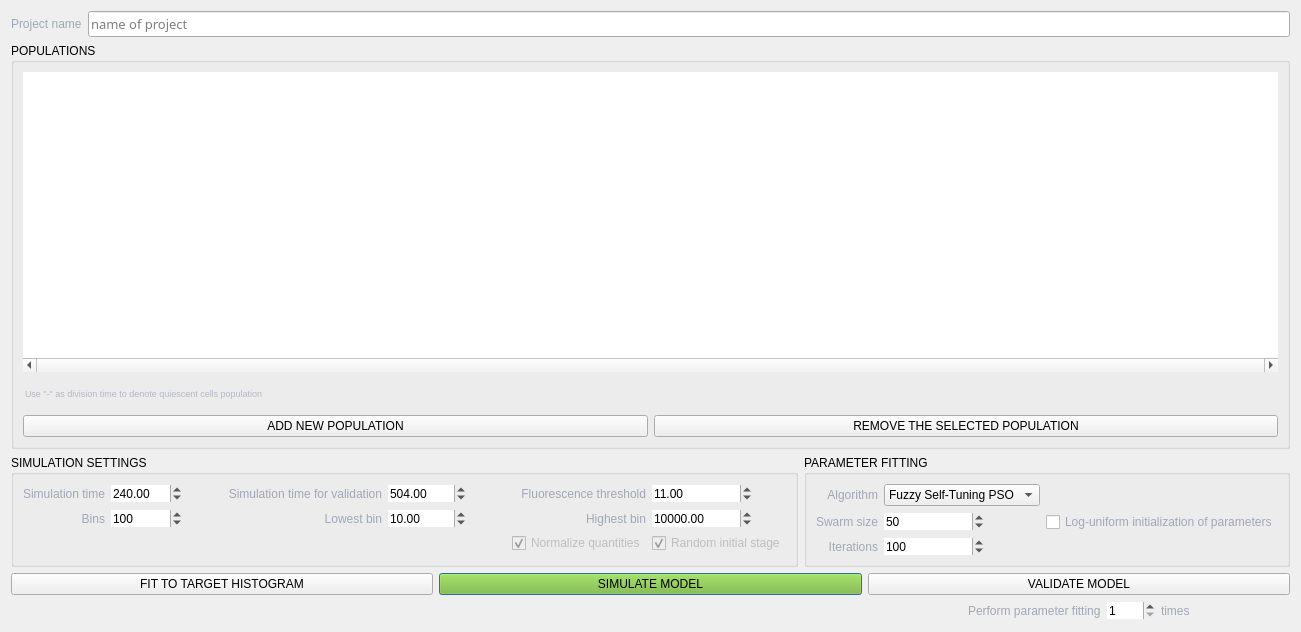
      <widget class="QWidget" name="settings" native="true">
       <property name="sizePolicy">
        <sizepolicy hsizetype="Preferred" vsizetype="Preferred">
         <horstretch>0</horstretch>
         <verstretch>2</verstretch>
        </sizepolicy>
       </property>
       <property name="styleSheet">
        <string notr="true"/>
       </property>
       <layout class="QVBoxLayout" name="verticalLayout_2">
        <item>
         <layout class="QHBoxLayout" name="horizontalLayout_8">
          <item>
           <widget class="QLabel" name="label_6">
            <property name="styleSheet">
             <string notr="true">color: #A0A7B7;</string>
            </property>
            <property name="text">
             <string>Project name</string>
            </property>
           </widget>
          </item>
          <item>
           <widget class="QLineEdit" name="projectname">
            <property name="font">
             <font>
              <family>Impact</family>
              <pointsize>10</pointsize>
             </font>
            </property>
            <property name="styleSheet">
             <string notr="true"/>
            </property>
            <property name="text">
             <string/>
            </property>
            <property name="placeholderText">
             <string>name of project</string>
            </property>
           </widget>
          </item>
         </layout>
        </item>
        <item>
         <widget class="QGroupBox" name="populations">
          <property name="sizePolicy">
           <sizepolicy hsizetype="Expanding" vsizetype="Expanding">
            <horstretch>0</horstretch>
            <verstretch>0</verstretch>
           </sizepolicy>
          </property>
          <property name="styleSheet">
           <string notr="true"/>
          </property>
          <property name="title">
           <string>POPULATIONS</string>
          </property>
          <property name="alignment">
           <set>Qt::AlignLeading|Qt::AlignLeft|Qt::AlignTop</set>
          </property>
          <property name="flat">
           <bool>true</bool>
          </property>
          <layout class="QVBoxLayout" name="verticalLayout">
           <item>
            <layout class="QVBoxLayout" name="population_layout">
             <item>
              <widget class="QTableView" name="populations_table">
               <property name="sizePolicy">
                <sizepolicy hsizetype="Preferred" vsizetype="Minimum">
                 <horstretch>0</horstretch>
                 <verstretch>0</verstretch>
                </sizepolicy>
               </property>
               <property name="minimumSize">
                <size>
                 <width>0</width>
                 <height>300</height>
                </size>
               </property>
               <property name="toolTip">
                <string>Double click a field to edit the value</string>
               </property>
               <property name="styleSheet">
                <string notr="true"/>
               </property>
               <property name="frameShape">
                <enum>QFrame::NoFrame</enum>
               </property>
               <property name="frameShadow">
                <enum>QFrame::Plain</enum>
               </property>
               <property name="verticalScrollBarPolicy">
                <enum>Qt::ScrollBarAsNeeded</enum>
               </property>
               <property name="horizontalScrollBarPolicy">
                <enum>Qt::ScrollBarAlwaysOn</enum>
               </property>
               <property name="editTriggers">
                <set>QAbstractItemView::AllEditTriggers</set>
               </property>
               <property name="alternatingRowColors">
                <bool>false</bool>
               </property>
               <property name="selectionMode">
                <enum>QAbstractItemView::SingleSelection</enum>
               </property>
               <property name="selectionBehavior">
                <enum>QAbstractItemView::SelectRows</enum>
               </property>
               <property name="gridStyle">
                <enum>Qt::NoPen</enum>
               </property>
               <attribute name="horizontalHeaderCascadingSectionResizes">
                <bool>true</bool>
               </attribute>
              </widget>
             </item>
             <item>
              <widget class="QLabel" name="label_12">
               <property name="enabled">
                <bool>true</bool>
               </property>
               <property name="font">
                <font>
                 <pointsize>7</pointsize>
                </font>
               </property>
               <property name="styleSheet">
                <string notr="true">color: #B0B7C7; margin: 10px 0px;</string>
               </property>
               <property name="text">
                <string>Use &quot;-&quot; as division time to denote quiescent cells population</string>
               </property>
              </widget>
             </item>
             <item>
              <layout class="QHBoxLayout" name="populationsbuttonslayout">
               <item>
                <widget class="QPushButton" name="addnewpopulation">
                 <property name="sizePolicy">
                  <sizepolicy hsizetype="Minimum" vsizetype="Fixed">
                   <horstretch>0</horstretch>
                   <verstretch>0</verstretch>
                  </sizepolicy>
                 </property>
                 <property name="text">
                  <string>ADD NEW POPULATION</string>
                 </property>
                 <property name="iconSize">
                  <size>
                   <width>16</width>
                   <height>16</height>
                  </size>
                 </property>
                 <property name="flat">
                  <bool>false</bool>
                 </property>
                </widget>
               </item>
               <item>
                <widget class="QPushButton" name="remove_selected_population">
                 <property name="text">
                  <string>REMOVE THE SELECTED POPULATION</string>
                 </property>
                 <property name="flat">
                  <bool>false</bool>
                 </property>
                </widget>
               </item>
              </layout>
             </item>
            </layout>
           </item>
          </layout>
         </widget>
        </item>
        <item>
         <layout class="QHBoxLayout" name="horizontalLayout_3">
          <item>
           <widget class="QGroupBox" name="simulationsettings">
            <property name="enabled">
             <bool>true</bool>
            </property>
            <property name="sizePolicy">
             <sizepolicy hsizetype="Preferred" vsizetype="Minimum">
              <horstretch>0</horstretch>
              <verstretch>0</verstretch>
             </sizepolicy>
            </property>
            <property name="title">
             <string>SIMULATION SETTINGS</string>
            </property>
            <property name="flat">
             <bool>true</bool>
            </property>
            <layout class="QGridLayout" name="gridLayout_5">
             <item row="2" column="0">
              <layout class="QHBoxLayout" name="horizontalLayout_7"/>
             </item>
             <item row="1" column="0">
              <layout class="QHBoxLayout" name="horizontalLayout_9">
               <item>
                <widget class="QLabel" name="label_8">
                 <property name="sizePolicy">
                  <sizepolicy hsizetype="Preferred" vsizetype="Preferred">
                   <horstretch>0</horstretch>
                   <verstretch>0</verstretch>
                  </sizepolicy>
                 </property>
                 <property name="maximumSize">
                  <size>
                   <width>500</width>
                   <height>16777215</height>
                  </size>
                 </property>
                 <property name="styleSheet">
                  <string notr="true">color: #A0A7B7;</string>
                 </property>
                 <property name="text">
                  <string>Bins</string>
                 </property>
                 <property name="alignment">
                  <set>Qt::AlignRight|Qt::AlignTrailing|Qt::AlignVCenter</set>
                 </property>
                </widget>
               </item>
              </layout>
             </item>
             <item row="0" column="0">
              <layout class="QHBoxLayout" name="horizontalLayout_6">
               <item>
                <widget class="QLabel" name="label_2">
                 <property name="sizePolicy">
                  <sizepolicy hsizetype="Preferred" vsizetype="Preferred">
                   <horstretch>0</horstretch>
                   <verstretch>0</verstretch>
                  </sizepolicy>
                 </property>
                 <property name="maximumSize">
                  <size>
                   <width>500</width>
                   <height>16777215</height>
                  </size>
                 </property>
                 <property name="styleSheet">
                  <string notr="true">color: #A0A7B7;</string>
                 </property>
                 <property name="text">
                  <string>Simulation time</string>
                 </property>
                 <property name="alignment">
                  <set>Qt::AlignRight|Qt::AlignTrailing|Qt::AlignVCenter</set>
                 </property>
                </widget>
               </item>
              </layout>
             </item>
             <item row="0" column="3">
              <widget class="QLabel" name="label_11">
               <property name="styleSheet">
                <string notr="true">color: #A0A7B7;</string>
               </property>
               <property name="text">
                <string>Simulation time for validation</string>
               </property>
               <property name="alignment">
                <set>Qt::AlignRight|Qt::AlignTrailing|Qt::AlignVCenter</set>
               </property>
              </widget>
             </item>
             <item row="1" column="1">
              <widget class="QSpinBox" name="bins">
               <property name="sizePolicy">
                <sizepolicy hsizetype="Fixed" vsizetype="Fixed">
                 <horstretch>0</horstretch>
                 <verstretch>0</verstretch>
                </sizepolicy>
               </property>
               <property name="maximumSize">
                <size>
                 <width>100</width>
                 <height>16777215</height>
                </size>
               </property>
               <property name="frame">
                <bool>false</bool>
               </property>
               <property name="minimum">
                <number>10</number>
               </property>
               <property name="maximum">
                <number>10000</number>
               </property>
               <property name="value">
                <number>100</number>
               </property>
              </widget>
             </item>
             <item row="0" column="1">
              <widget class="QDoubleSpinBox" name="simulationtime">
               <property name="sizePolicy">
                <sizepolicy hsizetype="Fixed" vsizetype="Fixed">
                 <horstretch>0</horstretch>
                 <verstretch>0</verstretch>
                </sizepolicy>
               </property>
               <property name="maximumSize">
                <size>
                 <width>100</width>
                 <height>16777215</height>
                </size>
               </property>
               <property name="locale">
                <locale language="English" country="UnitedKingdom"/>
               </property>
               <property name="frame">
                <bool>false</bool>
               </property>
               <property name="maximum">
                <double>10000.000000000000000</double>
               </property>
               <property name="value">
                <double>240.000000000000000</double>
               </property>
              </widget>
             </item>
             <item row="0" column="4">
              <widget class="QDoubleSpinBox" name="validationtime">
               <property name="sizePolicy">
                <sizepolicy hsizetype="Fixed" vsizetype="Fixed">
                 <horstretch>0</horstretch>
                 <verstretch>0</verstretch>
                </sizepolicy>
               </property>
               <property name="maximumSize">
                <size>
                 <width>100</width>
                 <height>16777215</height>
                </size>
               </property>
               <property name="locale">
                <locale language="English" country="UnitedKingdom"/>
               </property>
               <property name="frame">
                <bool>false</bool>
               </property>
               <property name="maximum">
                <double>100000.000000000000000</double>
               </property>
               <property name="singleStep">
                <double>1.000000000000000</double>
               </property>
               <property name="value">
                <double>504.000000000000000</double>
               </property>
              </widget>
             </item>
             <item row="0" column="6">
              <widget class="QLabel" name="label_3">
               <property name="sizePolicy">
                <sizepolicy hsizetype="Preferred" vsizetype="Preferred">
                 <horstretch>0</horstretch>
                 <verstretch>0</verstretch>
                </sizepolicy>
               </property>
               <property name="maximumSize">
                <size>
                 <width>500</width>
                 <height>16777215</height>
                </size>
               </property>
               <property name="styleSheet">
                <string notr="true">color: #A0A7B7;</string>
               </property>
               <property name="text">
                <string>Fluorescence threshold</string>
               </property>
               <property name="alignment">
                <set>Qt::AlignRight|Qt::AlignTrailing|Qt::AlignVCenter</set>
               </property>
              </widget>
             </item>
             <item row="2" column="6">
              <widget class="QCheckBox" name="normtotarget">
               <property name="enabled">
                <bool>false</bool>
               </property>
               <property name="maximumSize">
                <size>
                 <width>200</width>
                 <height>16777215</height>
                </size>
               </property>
               <property name="text">
                <string>Normalize quantities</string>
               </property>
               <property name="checked">
                <bool>true</bool>
               </property>
              </widget>
             </item>
             <item row="2" column="7">
              <widget class="QCheckBox" name="asyncr">
               <property name="enabled">
                <bool>false</bool>
               </property>
               <property name="sizePolicy">
                <sizepolicy hsizetype="Fixed" vsizetype="Fixed">
                 <horstretch>0</horstretch>
                 <verstretch>0</verstretch>
                </sizepolicy>
               </property>
               <property name="maximumSize">
                <size>
                 <width>200</width>
                 <height>16777215</height>
                </size>
               </property>
               <property name="text">
                <string>Random initial stage</string>
               </property>
               <property name="checkable">
                <bool>true</bool>
               </property>
               <property name="checked">
                <bool>true</bool>
               </property>
              </widget>
             </item>
             <item row="0" column="7">
              <widget class="QDoubleSpinBox" name="fluorescencethreshold">
               <property name="sizePolicy">
                <sizepolicy hsizetype="Fixed" vsizetype="Fixed">
                 <horstretch>0</horstretch>
                 <verstretch>0</verstretch>
                </sizepolicy>
               </property>
               <property name="maximumSize">
                <size>
                 <width>100</width>
                 <height>16777215</height>
                </size>
               </property>
               <property name="locale">
                <locale language="English" country="UnitedKingdom"/>
               </property>
               <property name="frame">
                <bool>false</bool>
               </property>
               <property name="maximum">
                <double>100000.000000000000000</double>
               </property>
               <property name="singleStep">
                <double>1.000000000000000</double>
               </property>
               <property name="value">
                <double>11.000000000000000</double>
               </property>
              </widget>
             </item>
             <item row="1" column="4">
              <widget class="QDoubleSpinBox" name="lowerbin">
               <property name="sizePolicy">
                <sizepolicy hsizetype="Fixed" vsizetype="Fixed">
                 <horstretch>0</horstretch>
                 <verstretch>0</verstretch>
                </sizepolicy>
               </property>
               <property name="maximumSize">
                <size>
                 <width>100</width>
                 <height>16777215</height>
                </size>
               </property>
               <property name="locale">
                <locale language="English" country="UnitedKingdom"/>
               </property>
               <property name="frame">
                <bool>false</bool>
               </property>
               <property name="maximum">
                <double>1000.000000000000000</double>
               </property>
               <property name="value">
                <double>10.000000000000000</double>
               </property>
              </widget>
             </item>
             <item row="1" column="3">
              <widget class="QLabel" name="label_9">
               <property name="styleSheet">
                <string notr="true">color: #A0A7B7;</string>
               </property>
               <property name="text">
                <string>Lowest bin</string>
               </property>
               <property name="alignment">
                <set>Qt::AlignRight|Qt::AlignTrailing|Qt::AlignVCenter</set>
               </property>
              </widget>
             </item>
             <item row="1" column="6">
              <widget class="QLabel" name="label_10">
               <property name="styleSheet">
                <string notr="true">color: #A0A7B7;</string>
               </property>
               <property name="text">
                <string>Highest bin</string>
               </property>
               <property name="alignment">
                <set>Qt::AlignRight|Qt::AlignTrailing|Qt::AlignVCenter</set>
               </property>
              </widget>
             </item>
             <item row="0" column="2">
              <spacer name="horizontalSpacer_12">
               <property name="orientation">
                <enum>Qt::Horizontal</enum>
               </property>
               <property name="sizeHint" stdset="0">
                <size>
                 <width>40</width>
                 <height>20</height>
                </size>
               </property>
              </spacer>
             </item>
             <item row="1" column="7">
              <widget class="QDoubleSpinBox" name="higherbin">
               <property name="sizePolicy">
                <sizepolicy hsizetype="Fixed" vsizetype="Fixed">
                 <horstretch>0</horstretch>
                 <verstretch>0</verstretch>
                </sizepolicy>
               </property>
               <property name="maximumSize">
                <size>
                 <width>100</width>
                 <height>16777215</height>
                </size>
               </property>
               <property name="locale">
                <locale language="English" country="UnitedKingdom"/>
               </property>
               <property name="frame">
                <bool>false</bool>
               </property>
               <property name="maximum">
                <double>1000000.000000000000000</double>
               </property>
               <property name="value">
                <double>10000.000000000000000</double>
               </property>
              </widget>
             </item>
             <item row="0" column="5">
              <spacer name="horizontalSpacer_13">
               <property name="orientation">
                <enum>Qt::Horizontal</enum>
               </property>
               <property name="sizeHint" stdset="0">
                <size>
                 <width>40</width>
                 <height>20</height>
                </size>
               </property>
              </spacer>
             </item>
            </layout>
           </widget>
          </item>
          <item>
           <widget class="QGroupBox" name="optimizationsettings">
            <property name="sizePolicy">
             <sizepolicy hsizetype="Preferred" vsizetype="Minimum">
              <horstretch>0</horstretch>
              <verstretch>0</verstretch>
             </sizepolicy>
            </property>
            <property name="title">
             <string>PARAMETER FITTING</string>
            </property>
            <property name="alignment">
             <set>Qt::AlignLeading|Qt::AlignLeft|Qt::AlignTop</set>
            </property>
            <property name="flat">
             <bool>true</bool>
            </property>
            <layout class="QGridLayout" name="gridLayout_6">
             <item row="2" column="0">
              <widget class="QLabel" name="label_4">
               <property name="styleSheet">
                <string notr="true">color: #A0A7B7;</string>
               </property>
               <property name="text">
                <string>Iterations</string>
               </property>
               <property name="alignment">
                <set>Qt::AlignRight|Qt::AlignTrailing|Qt::AlignVCenter</set>
               </property>
              </widget>
             </item>
             <item row="2" column="1">
              <widget class="QSpinBox" name="iterations">
               <property name="sizePolicy">
                <sizepolicy hsizetype="Fixed" vsizetype="Fixed">
                 <horstretch>0</horstretch>
                 <verstretch>0</verstretch>
                </sizepolicy>
               </property>
               <property name="maximumSize">
                <size>
                 <width>100</width>
                 <height>16777215</height>
                </size>
               </property>
               <property name="frame">
                <bool>false</bool>
               </property>
               <property name="minimum">
                <number>1</number>
               </property>
               <property name="maximum">
                <number>100000</number>
               </property>
               <property name="value">
                <number>100</number>
               </property>
              </widget>
             </item>
             <item row="5" column="1">
              <layout class="QVBoxLayout" name="verticalLayout_3"/>
             </item>
             <item row="0" column="0">
              <widget class="QLabel" name="label_5">
               <property name="styleSheet">
                <string notr="true">color: #A0A7B7;</string>
               </property>
               <property name="text">
                <string>Algorithm</string>
               </property>
               <property name="alignment">
                <set>Qt::AlignRight|Qt::AlignTrailing|Qt::AlignVCenter</set>
               </property>
              </widget>
             </item>
             <item row="0" column="1">
              <widget class="QComboBox" name="comboBox">
               <property name="enabled">
                <bool>true</bool>
               </property>
               <property name="sizePolicy">
                <sizepolicy hsizetype="Fixed" vsizetype="Fixed">
                 <horstretch>0</horstretch>
                 <verstretch>0</verstretch>
                </sizepolicy>
               </property>
               <property name="maximumSize">
                <size>
                 <width>350</width>
                 <height>16777215</height>
                </size>
               </property>
               <property name="frame">
                <bool>true</bool>
               </property>
               <item>
                <property name="text">
                 <string>Fuzzy Self-Tuning PSO</string>
                </property>
               </item>
              </widget>
             </item>
             <item row="1" column="0">
              <widget class="QLabel" name="label">
               <property name="sizePolicy">
                <sizepolicy hsizetype="Fixed" vsizetype="Preferred">
                 <horstretch>0</horstretch>
                 <verstretch>0</verstretch>
                </sizepolicy>
               </property>
               <property name="styleSheet">
                <string notr="true">color: #A0A7B7;</string>
               </property>
               <property name="text">
                <string>Swarm size</string>
               </property>
               <property name="alignment">
                <set>Qt::AlignRight|Qt::AlignTrailing|Qt::AlignVCenter</set>
               </property>
              </widget>
             </item>
             <item row="1" column="1">
              <widget class="QSpinBox" name="swarmsize">
               <property name="sizePolicy">
                <sizepolicy hsizetype="Fixed" vsizetype="Fixed">
                 <horstretch>0</horstretch>
                 <verstretch>0</verstretch>
                </sizepolicy>
               </property>
               <property name="maximumSize">
                <size>
                 <width>100</width>
                 <height>16777215</height>
                </size>
               </property>
               <property name="frame">
                <bool>false</bool>
               </property>
               <property name="maximum">
                <number>1000</number>
               </property>
               <property name="value">
                <number>50</number>
               </property>
              </widget>
             </item>
             <item row="0" column="2">
              <spacer name="horizontalSpacer">
               <property name="orientation">
                <enum>Qt::Horizontal</enum>
               </property>
               <property name="sizeHint" stdset="0">
                <size>
                 <width>40</width>
                 <height>20</height>
                </size>
               </property>
              </spacer>
             </item>
             <item row="1" column="2">
              <widget class="QCheckBox" name="logarithmic">
               <property name="enabled">
                <bool>true</bool>
               </property>
               <property name="styleSheet">
                <string notr="true">color: #A0A7B7;</string>
               </property>
               <property name="text">
                <string>Log-uniform initialization of parameters</string>
               </property>
              </widget>
             </item>
            </layout>
           </widget>
          </item>
         </layout>
        </item>
        <item>
         <layout class="QGridLayout" name="GL5">
          <item row="1" column="1">
           <spacer name="horizontalSpacer_10">
            <property name="orientation">
             <enum>Qt::Horizontal</enum>
            </property>
            <property name="sizeHint" stdset="0">
             <size>
              <width>40</width>
              <height>20</height>
             </size>
            </property>
           </spacer>
          </item>
          <item row="1" column="0">
           <layout class="QHBoxLayout" name="HL5">
            <item>
             <spacer name="horizontalSpacer_11">
              <property name="orientation">
               <enum>Qt::Horizontal</enum>
              </property>
              <property name="sizeHint" stdset="0">
               <size>
                <width>40</width>
                <height>20</height>
               </size>
              </property>
             </spacer>
            </item>
           </layout>
          </item>
          <item row="1" column="3">
           <layout class="QVBoxLayout" name="verticalLayout_6">
            <item>
             <layout class="QHBoxLayout" name="horizontalLayout">
              <item>
               <spacer name="horizontalSpacer_8">
                <property name="orientation">
                 <enum>Qt::Horizontal</enum>
                </property>
                <property name="sizeHint" stdset="0">
                 <size>
                  <width>40</width>
                  <height>20</height>
                 </size>
                </property>
               </spacer>
              </item>
              <item>
               <widget class="QLabel" name="label_16">
                <property name="styleSheet">
                 <string notr="true">color: #A0A7B7;</string>
                </property>
                <property name="text">
                 <string>Perform parameter fitting</string>
                </property>
               </widget>
              </item>
              <item>
               <widget class="QSpinBox" name="repetitions">
                <property name="enabled">
                 <bool>true</bool>
                </property>
                <property name="sizePolicy">
                 <sizepolicy hsizetype="Minimum" vsizetype="Maximum">
                  <horstretch>0</horstretch>
                  <verstretch>0</verstretch>
                 </sizepolicy>
                </property>
                <property name="frame">
                 <bool>false</bool>
                </property>
                <property name="minimum">
                 <number>1</number>
                </property>
                <property name="maximum">
                 <number>1000</number>
                </property>
                <property name="value">
                 <number>1</number>
                </property>
               </widget>
              </item>
              <item>
               <widget class="QLabel" name="label_14">
                <property name="sizePolicy">
                 <sizepolicy hsizetype="Preferred" vsizetype="Maximum">
                  <horstretch>0</horstretch>
                  <verstretch>0</verstretch>
                 </sizepolicy>
                </property>
                <property name="styleSheet">
                 <string notr="true">color: #A0A7B7;</string>
                </property>
                <property name="text">
                 <string>times</string>
                </property>
               </widget>
              </item>
              <item>
               <spacer name="horizontalSpacer_9">
                <property name="orientation">
                 <enum>Qt::Horizontal</enum>
                </property>
                <property name="sizeHint" stdset="0">
                 <size>
                  <width>40</width>
                  <height>20</height>
                 </size>
                </property>
               </spacer>
              </item>
             </layout>
            </item>
           </layout>
          </item>
          <item row="0" column="3">
           <widget class="QPushButton" name="runvalidation">
            <property name="text">
             <string>VALIDATE MODEL</string>
            </property>
            <property name="iconSize">
             <size>
              <width>20</width>
              <height>20</height>
             </size>
            </property>
            <property name="flat">
             <bool>false</bool>
            </property>
           </widget>
          </item>
          <item row="0" column="0">
           <widget class="QPushButton" name="launchoptimization">
            <property name="text">
             <string>FIT TO TARGET HISTOGRAM</string>
            </property>
            <property name="flat">
             <bool>false</bool>
            </property>
           </widget>
          </item>
          <item row="0" column="1">
           <widget class="QPushButton" name="launch_simulation">
            <property name="styleSheet">
             <string notr="true">background-color: #7DBB25;</string>
            </property>
            <property name="text">
             <string>SIMULATE MODEL</string>
            </property>
            <property name="default">
             <bool>true</bool>
            </property>
            <property name="flat">
             <bool>false</bool>
            </property>
           </widget>
          </item>
         </layout>
        </item>
       </layout>
      </widget>
